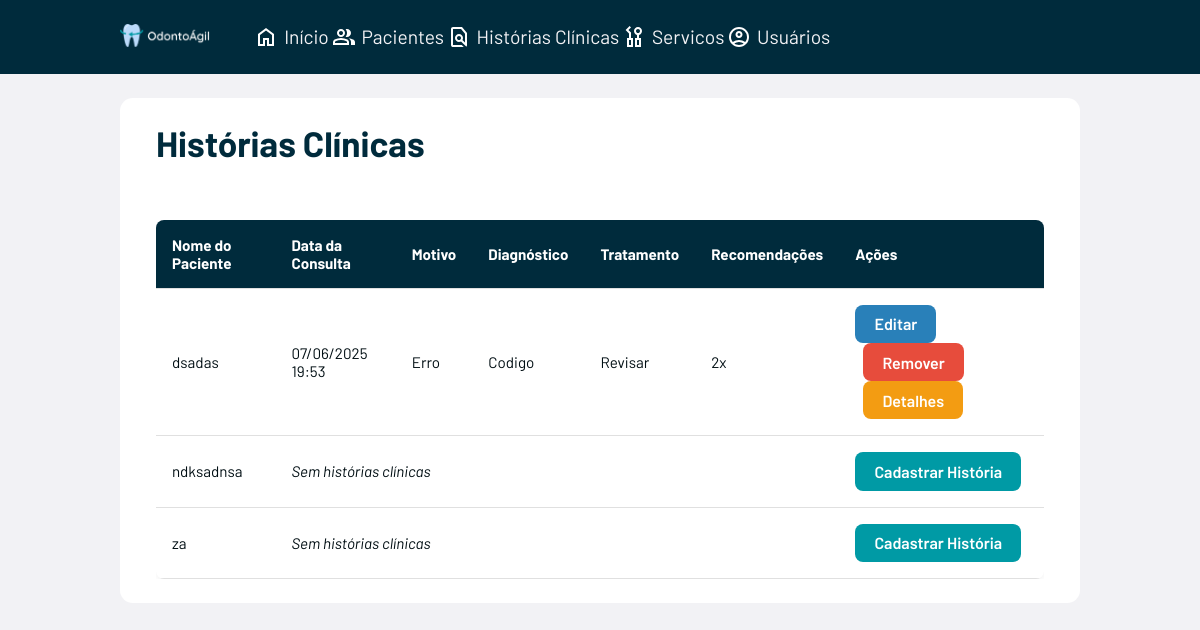
/historia_clinica/, run on the app's committed database.
### odontoagil/models.py (models this page shows, shortened)
class Paciente(models.Model):
    nome_completo = models.CharField(max_length=200)
    telefone = models.CharField(max_length=20, blank=True)
    email = models.EmailField(blank=True)
    idade = models.IntegerField()
    sexo = models.CharField(max_length=10)
    data_nascimento = models.DateField()
    cpf = models.CharField(max_length=14, unique=True)
    estado_civil = models.CharField(max_length=20, blank=True)
    rg = models.CharField(max_length=20, blank=True)
    cidade = models.CharField(max_length=100)
    estado = models.CharField(max_length=50)
    profissao = models.CharField(max_length=100, blank=True)
    nome_mae = models.CharField(max_length=200, blank=True)
    nome_pai = models.CharField(max_length=200, blank=True)
    nome_contato_familiar = models.CharField(max_length=200, blank=True)
    grau_parentesco = models.CharField(max_length=100, blank=True)
    telefone_contato_familiar = models.CharField(max_length=20, blank=True)

class HistoriaClinica(models.Model):
    paciente = models.ForeignKey(Paciente, on_delete=models.CASCADE, related_name='historias_clinicas')
    motivo = models.TextField(blank=True)
    diagnostico = models.TextField(blank=True)
    tratamento = models.TextField(blank=True)
    recomendacoes = models.TextField(blank=True)
    data_criacao = models.DateTimeField(auto_now_add=True)

### odontoagil/views.py (the view)
# urls.py: path('historia_clinica/', views.historia_clinica, name='historia_clinica'),
def historia_clinica(request):
    pacientes = Paciente.objects.prefetch_related('historias_clinicas').all()
    context = {
        'pacientes': pacientes
    }
    return render(request, 'historia_clinica/historia_clinica.html', context)

### odontoagil/templates/historia_clinica/historia_clinica.html
{% extends 'base.html' %}
{% load static %}
{% block extra_css %}
<link rel="stylesheet" href="{% static 'css/historia_clinica/historia_clinica.css' %}">
{% endblock %}
{% block content %}
<header class="cabecalho-conteudo">
    <h1 class="titulo-pagina">Histórias Clínicas</h1>
</header>
{% if pacientes %}
    <div class="tabela-responsiva">
        <table class="tabela-pacientes">
            <thead>
                <tr>
                    <th>Nome do Paciente</th>
                    <th>Data da Consulta</th>
                    <th>Motivo</th>
                    <th>Diagnóstico</th>
                    <th>Tratamento</th>
                    <th>Recomendações</th>
                    <th>Ações</th>
                </tr>
            </thead>
            <tbody>
                {% for paciente in pacientes %}
                    {% if paciente.historias_clinicas.all %}
                        {% for historia in paciente.historias_clinicas.all %}
                        <tr>
                            <td>{{ paciente.nome_completo }}</td>
                            <td>{{ historia.data_criacao|date:"d/m/Y H:i" }}</td>
                            <td>{{ historia.motivo }}</td>
                            <td>{{ historia.diagnostico }}</td>
                            <td>{{ historia.tratamento }}</td>
                            <td>{{ historia.recomendacoes }}</td>
                            <td>
                                <a href="{% url 'editar_historia_clinica' paciente.id historia.id %}" class="botao botao-editar">Editar</a>
                                <a href="{% url 'remover_historia_clinica' paciente.id historia.id %}" class="botao botao-remover"
                                   onclick="return confirm('Tem certeza que deseja remover esta história clínica?')">Remover</a>
                                <a href="{% url 'detalhes_historia_clinica' paciente.id historia.id %}" class="botao botao-detalhes">Detalhes</a>
                            </td>
                        </tr>
                        {% endfor %}
                    {% else %}
                        <tr>
                            <td>{{ paciente.nome_completo }}</td>
                            <td colspan="5"><em>Sem histórias clínicas</em></td>
                            <td>
                                <a href="{% url 'cadastrar_historia_clinica' paciente.id %}" class="botao botao-principal">Cadastrar História</a>
                            </td>
                        </tr>
                    {% endif %}
                {% endfor %}
            </tbody>
        </table>
    </div>
{% else %}
    <p class="mensagem-vazia">Nenhuma história clínica registrada.</p>
{% endif %}
{% endblock %}

### odontoagil/static/css/base.css (style rules this page uses)
:root { --primary-color: #002B3C; --secondary-color: #009AA5; --background-color: #f2f2f5; --text-color: #000E13; }
* { margin: 0; padding: 0; box-sizing: border-box; }
body { font-family: 'Barlow', sans-serif; background-color: var(--background-color); color: var(--text-color); max-width: 100dvw; min-height: 100dvh; }

### odontoagil/static/css/historia_clinica/historia_clinica.css (style rules this page uses)
.titulo-pagina { font-size: 2.2rem; font-weight: 700; color: var(--primary-color); margin-bottom: 1.5rem; }
.cabecalho-conteudo { display: flex; justify-content: space-between; align-items: center; flex-wrap: wrap; row-gap: 1rem; margin-bottom: 2rem; }
.botao { display: inline-block; padding: 0.6rem 1.2rem; border: none; border-radius: 0.5rem; font-size: 1rem; font-weight: 600; text-align: center; text-decoration: none; transition: background-color 0.3s ease; color: #fff; cursor: pointer; }
.botao-principal { background-color: var(--secondary-color); }
.botao-editar { background-color: #2980b9; }
.botao-remover { background-color: #e74c3c; margin-left: 0.5rem; }
.botao-detalhes { background-color: #f39c12; margin-left: 0.5rem; }
.tabela-responsiva { width: 100%; overflow-x: auto; }
.tabela-pacientes { width: 100%; min-width: 720px; border-collapse: collapse; font-size: 0.95rem; background-color: #fff; border-radius: 0.5rem; overflow: hidden; box-shadow: 0 2px 5px rgba(0, 0, 0, 0.05); }
.tabela-pacientes thead { background-color: var(--primary-color); color: #fff; text-align: left; }
.tabela-pacientes th, .tabela-pacientes td { padding: 1rem; border-bottom: 1px solid #e0e0e0; vertical-align: middle; }

### data on the page
Paciente: nome_completo "dsadas"
HistoriaClinica: data_criacao "07/06/2025 19:53", motivo "Erro", diagnostico "Codigo", tratamento "Revisar", recomendacoes "2x"
Paciente: nome_completo "ndksadnsa"
Paciente: nome_completo "za"
